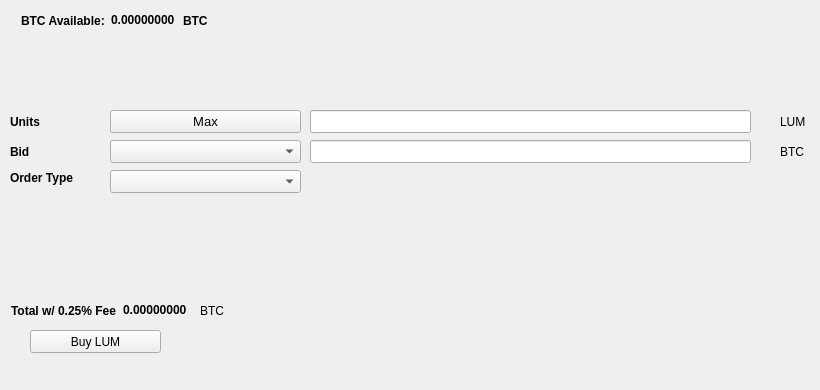
   <widget class="QWidget" name="BuyTab">
    <attribute name="title">
     <string>Buy</string>
    </attribute>
    <widget class="QPushButton" name="BuyLUM">
     <property name="geometry">
      <rect>
       <x>30</x>
       <y>330</y>
       <width>131</width>
       <height>23</height>
      </rect>
     </property>
     <property name="text">
      <string>Buy LUM</string>
     </property>
     <property name="icon">
      <iconset resource="../prism.qrc">
       <normaloff>:/icons/bitcoin</normaloff>:/icons/bitcoin</iconset>
     </property>
    </widget>
    <widget class="QLabel" name="label_3">
     <property name="geometry">
      <rect>
       <x>10</x>
       <y>110</y>
       <width>46</width>
       <height>23</height>
      </rect>
     </property>
     <property name="font">
      <font>
       <weight>75</weight>
       <bold>true</bold>
      </font>
     </property>
     <property name="text">
      <string>Units</string>
     </property>
    </widget>
    <widget class="QLineEdit" name="UnitsInput">
     <property name="geometry">
      <rect>
       <x>310</x>
       <y>110</y>
       <width>441</width>
       <height>23</height>
      </rect>
     </property>
     <property name="font">
      <font>
       <pointsize>9</pointsize>
       <weight>75</weight>
       <bold>true</bold>
      </font>
     </property>
    </widget>
    <widget class="QLineEdit" name="BuyBidPriceEdit">
     <property name="geometry">
      <rect>
       <x>310</x>
       <y>140</y>
       <width>441</width>
       <height>23</height>
      </rect>
     </property>
     <property name="font">
      <font>
       <pointsize>9</pointsize>
       <weight>75</weight>
       <bold>true</bold>
      </font>
     </property>
    </widget>
    <widget class="QLabel" name="label_4">
     <property name="geometry">
      <rect>
       <x>780</x>
       <y>110</y>
       <width>31</width>
       <height>23</height>
      </rect>
     </property>
     <property name="text">
      <string>LUM</string>
     </property>
    </widget>
    <widget class="QLabel" name="label_5">
     <property name="geometry">
      <rect>
       <x>780</x>
       <y>140</y>
       <width>31</width>
       <height>23</height>
      </rect>
     </property>
     <property name="text">
      <string>BTC</string>
     </property>
    </widget>
    <widget class="QLabel" name="label_6">
     <property name="geometry">
      <rect>
       <x>10</x>
       <y>140</y>
       <width>46</width>
       <height>23</height>
      </rect>
     </property>
     <property name="font">
      <font>
       <weight>75</weight>
       <bold>true</bold>
      </font>
     </property>
     <property name="text">
      <string>Bid</string>
     </property>
    </widget>
    <widget class="QLabel" name="label_7">
     <property name="geometry">
      <rect>
       <x>10</x>
       <y>170</y>
       <width>91</width>
       <height>16</height>
      </rect>
     </property>
     <property name="font">
      <font>
       <weight>75</weight>
       <bold>true</bold>
      </font>
     </property>
     <property name="text">
      <string>Order Type</string>
     </property>
    </widget>
    <widget class="QPushButton" name="Buy_Max_Amount">
     <property name="geometry">
      <rect>
       <x>110</x>
       <y>110</y>
       <width>191</width>
       <height>23</height>
      </rect>
     </property>
     <property name="font">
      <font>
       <pointsize>10</pointsize>
      </font>
     </property>
     <property name="text">
      <string>Max</string>
     </property>
    </widget>
    <widget class="QComboBox" name="BuyBidcomboBox">
     <property name="geometry">
      <rect>
       <x>110</x>
       <y>140</y>
       <width>191</width>
       <height>23</height>
      </rect>
     </property>
     <property name="font">
      <font>
       <pointsize>10</pointsize>
      </font>
     </property>
    </widget>
    <widget class="QComboBox" name="buyOrdertypeCombo">
     <property name="geometry">
      <rect>
       <x>110</x>
       <y>170</y>
       <width>191</width>
       <height>23</height>
      </rect>
     </property>
     <property name="font">
      <font>
       <pointsize>10</pointsize>
      </font>
     </property>
    </widget>
    <widget class="QWidget" name="layoutWidget1">
     <property name="geometry">
      <rect>
       <x>21</x>
       <y>11</y>
       <width>227</width>
       <height>19</height>
      </rect>
     </property>
     <layout class="QHBoxLayout" name="horizontalLayout_3">
      <item>
       <widget class="QLabel" name="label232">
        <property name="font">
         <font>
          <weight>75</weight>
          <bold>true</bold>
         </font>
        </property>
        <property name="text">
         <string>BTC Available:</string>
        </property>
       </widget>
      </item>
      <item>
       <widget class="QLabel" name="BtcAvailableLbl">
        <property name="palette">
         <palette>
          <active>
           <colorrole role="WindowText">
            <brush brushstyle="SolidPattern">
             <color alpha="255">
              <red>0</red>
              <green>0</green>
              <blue>0</blue>
             </color>
            </brush>
           </colorrole>
           <colorrole role="Button">
            <brush brushstyle="SolidPattern">
             <color alpha="255">
              <red>0</red>
              <green>170</green>
              <blue>0</blue>
             </color>
            </brush>
           </colorrole>
           <colorrole role="Light">
            <brush brushstyle="SolidPattern">
             <color alpha="255">
              <red>0</red>
              <green>255</green>
              <blue>0</blue>
             </color>
            </brush>
           </colorrole>
           <colorrole role="Midlight">
            <brush brushstyle="SolidPattern">
             <color alpha="255">
              <red>0</red>
              <green>212</green>
              <blue>0</blue>
             </color>
            </brush>
           </colorrole>
           <colorrole role="Dark">
            <brush brushstyle="SolidPattern">
             <color alpha="255">
              <red>0</red>
              <green>85</green>
              <blue>0</blue>
             </color>
            </brush>
           </colorrole>
           <colorrole role="Mid">
            <brush brushstyle="SolidPattern">
             <color alpha="255">
              <red>0</red>
              <green>113</green>
              <blue>0</blue>
             </color>
            </brush>
           </colorrole>
           <colorrole role="Text">
            <brush brushstyle="SolidPattern">
             <color alpha="255">
              <red>0</red>
              <green>170</green>
              <blue>0</blue>
             </color>
            </brush>
           </colorrole>
           <colorrole role="BrightText">
            <brush brushstyle="SolidPattern">
             <color alpha="255">
              <red>255</red>
              <green>255</green>
              <blue>255</blue>
             </color>
            </brush>
           </colorrole>
           <colorrole role="ButtonText">
            <brush brushstyle="SolidPattern">
             <color alpha="255">
              <red>0</red>
              <green>0</green>
              <blue>0</blue>
             </color>
            </brush>
           </colorrole>
           <colorrole role="Base">
            <brush brushstyle="SolidPattern">
             <color alpha="255">
              <red>255</red>
              <green>255</green>
              <blue>255</blue>
             </color>
            </brush>
           </colorrole>
           <colorrole role="Window">
            <brush brushstyle="SolidPattern">
             <color alpha="255">
              <red>0</red>
              <green>170</green>
              <blue>0</blue>
             </color>
            </brush>
           </colorrole>
           <colorrole role="Shadow">
            <brush brushstyle="SolidPattern">
             <color alpha="255">
              <red>0</red>
              <green>0</green>
              <blue>0</blue>
             </color>
            </brush>
           </colorrole>
           <colorrole role="AlternateBase">
            <brush brushstyle="SolidPattern">
             <color alpha="255">
              <red>127</red>
              <green>212</green>
              <blue>127</blue>
             </color>
            </brush>
           </colorrole>
           <colorrole role="ToolTipBase">
            <brush brushstyle="SolidPattern">
             <color alpha="255">
              <red>255</red>
              <green>255</green>
              <blue>220</blue>
             </color>
            </brush>
           </colorrole>
           <colorrole role="ToolTipText">
            <brush brushstyle="SolidPattern">
             <color alpha="255">
              <red>0</red>
              <green>0</green>
              <blue>0</blue>
             </color>
            </brush>
           </colorrole>
          </active>
          <inactive>
           <colorrole role="WindowText">
            <brush brushstyle="SolidPattern">
             <color alpha="255">
              <red>0</red>
              <green>0</green>
              <blue>0</blue>
             </color>
            </brush>
           </colorrole>
           <colorrole role="Button">
            <brush brushstyle="SolidPattern">
             <color alpha="255">
              <red>0</red>
              <green>170</green>
              <blue>0</blue>
             </color>
            </brush>
           </colorrole>
           <colorrole role="Light">
            <brush brushstyle="SolidPattern">
             <color alpha="255">
              <red>0</red>
              <green>255</green>
              <blue>0</blue>
             </color>
            </brush>
           </colorrole>
           <colorrole role="Midlight">
            <brush brushstyle="SolidPattern">
             <color alpha="255">
              <red>0</red>
              <green>212</green>
              <blue>0</blue>
             </color>
            </brush>
           </colorrole>
           <colorrole role="Dark">
            <brush brushstyle="SolidPattern">
             <color alpha="255">
              <red>0</red>
              <green>85</green>
              <blue>0</blue>
             </color>
            </brush>
           </colorrole>
           <colorrole role="Mid">
            <brush brushstyle="SolidPattern">
             <color alpha="255">
              <red>0</red>
              <green>113</green>
              <blue>0</blue>
             </color>
            </brush>
           </colorrole>
           <colorrole role="Text">
            <brush brushstyle="SolidPattern">
             <color alpha="255">
              <red>0</red>
              <green>170</green>
              <blue>0</blue>
             </color>
            </brush>
           </colorrole>
           <colorrole role="BrightText">
            <brush brushstyle="SolidPattern">
             <color alpha="255">
              <red>255</red>
              <green>255</green>
              <blue>255</blue>
             </color>
            </brush>
           </colorrole>
           <colorrole role="ButtonText">
            <brush brushstyle="SolidPattern">
             <color alpha="255">
              <red>0</red>
              <green>0</green>
              <blue>0</blue>
             </color>
            </brush>
           </colorrole>
           <colorrole role="Base">
            <brush brushstyle="SolidPattern">
             <color alpha="255">
              <red>255</red>
              <green>255</green>
              <blue>255</blue>
             </color>
            </brush>
           </colorrole>
           <colorrole role="Window">
            <brush brushstyle="SolidPattern">
             <color alpha="255">
              <red>0</red>
              <green>170</green>
              <blue>0</blue>
             </color>
            </brush>
           </colorrole>
           <colorrole role="Shadow">
            <brush brushstyle="SolidPattern">
             <color alpha="255">
              <red>0</red>
              <green>0</green>
              <blue>0</blue>
             </color>
            </brush>
           </colorrole>
           <colorrole role="AlternateBase">
            <brush brushstyle="SolidPattern">
             <color alpha="255">
              <red>127</red>
              <green>212</green>
              <blue>127</blue>
             </color>
            </brush>
           </colorrole>
           <colorrole role="ToolTipBase">
            <brush brushstyle="SolidPattern">
             <color alpha="255">
              <red>255</red>
              <green>255</green>
              <blue>220</blue>
             </color>
            </brush>
           </colorrole>
           <colorrole role="ToolTipText">
            <brush brushstyle="SolidPattern">
             <color alpha="255">
              <red>0</red>
              <green>0</green>
              <blue>0</blue>
             </color>
            </brush>
           </colorrole>
          </inactive>
          <disabled>
           <colorrole role="WindowText">
            <brush brushstyle="SolidPattern">
             <color alpha="255">
              <red>0</red>
              <green>85</green>
              <blue>0</blue>
             </color>
            </brush>
           </colorrole>
           <colorrole role="Button">
            <brush brushstyle="SolidPattern">
             <color alpha="255">
              <red>0</red>
              <green>170</green>
              <blue>0</blue>
             </color>
            </brush>
           </colorrole>
           <colorrole role="Light">
            <brush brushstyle="SolidPattern">
             <color alpha="255">
              <red>0</red>
              <green>255</green>
              <blue>0</blue>
             </color>
            </brush>
           </colorrole>
           <colorrole role="Midlight">
            <brush brushstyle="SolidPattern">
             <color alpha="255">
              <red>0</red>
              <green>212</green>
              <blue>0</blue>
             </color>
            </brush>
           </colorrole>
           <colorrole role="Dark">
            <brush brushstyle="SolidPattern">
             <color alpha="255">
              <red>0</red>
              <green>85</green>
              <blue>0</blue>
             </color>
            </brush>
           </colorrole>
           <colorrole role="Mid">
            <brush brushstyle="SolidPattern">
             <color alpha="255">
              <red>0</red>
              <green>113</green>
              <blue>0</blue>
             </color>
            </brush>
           </colorrole>
           <colorrole role="Text">
            <brush brushstyle="SolidPattern">
             <color alpha="255">
              <red>0</red>
              <green>85</green>
              <blue>0</blue>
             </color>
            </brush>
           </colorrole>
           <colorrole role="BrightText">
            <brush brushstyle="SolidPattern">
             <color alpha="255">
              <red>255</red>
              <green>255</green>
              <blue>255</blue>
             </color>
            </brush>
           </colorrole>
           <colorrole role="ButtonText">
            <brush brushstyle="SolidPattern">
             <color alpha="255">
              <red>0</red>
              <green>85</green>
              <blue>0</blue>
             </color>
            </brush>
           </colorrole>
           <colorrole role="Base">
            <brush brushstyle="SolidPattern">
             <color alpha="255">
              <red>0</red>
              <green>170</green>
              <blue>0</blue>
             </color>
            </brush>
           </colorrole>
           <colorrole role="Window">
            <brush brushstyle="SolidPattern">
             <color alpha="255">
              <red>0</red>
              <green>170</green>
              <blue>0</blue>
             </color>
            </brush>
           </colorrole>
           <colorrole role="Shadow">
            <brush brushstyle="SolidPattern">
             <color alpha="255">
              <red>0</red>
              <green>0</green>
              <blue>0</blue>
             </color>
            </brush>
           </colorrole>
           <colorrole role="AlternateBase">
            <brush brushstyle="SolidPattern">
             <color alpha="255">
              <red>0</red>
              <green>170</green>
              <blue>0</blue>
             </color>
            </brush>
           </colorrole>
           <colorrole role="ToolTipBase">
            <brush brushstyle="SolidPattern">
             <color alpha="255">
              <red>255</red>
              <green>255</green>
              <blue>220</blue>
             </color>
            </brush>
           </colorrole>
           <colorrole role="ToolTipText">
            <brush brushstyle="SolidPattern">
             <color alpha="255">
              <red>0</red>
              <green>0</green>
              <blue>0</blue>
             </color>
            </brush>
           </colorrole>
          </disabled>
         </palette>
        </property>
        <property name="font">
         <font>
          <weight>75</weight>
          <bold>true</bold>
         </font>
        </property>
        <property name="text">
         <string>0.00000000</string>
        </property>
        <property name="textInteractionFlags">
         <set>Qt::LinksAccessibleByMouse|Qt::TextSelectableByKeyboard|Qt::TextSelectableByMouse</set>
        </property>
       </widget>
      </item>
      <item>
       <widget class="QLabel" name="BtcAvailableLbl_2">
        <property name="font">
         <font>
          <weight>75</weight>
          <bold>true</bold>
         </font>
        </property>
        <property name="text">
         <string>BTC</string>
        </property>
       </widget>
      </item>
     </layout>
    </widget>
    <widget class="QWidget" name="layoutWidge2">
     <property name="geometry">
      <rect>
       <x>11</x>
       <y>301</y>
       <width>259</width>
       <height>19</height>
      </rect>
     </property>
     <layout class="QHBoxLayout" name="horizontalLayout_4">
      <item>
       <widget class="QLabel" name="label_9">
        <property name="font">
         <font>
          <weight>75</weight>
          <bold>true</bold>
         </font>
        </property>
        <property name="text">
         <string>Total w/ 0.25% Fee</string>
        </property>
       </widget>
      </item>
      <item>
       <widget class="QLabel" name="BuyCostLabel">
        <property name="palette">
         <palette>
          <active>
           <colorrole role="WindowText">
            <brush brushstyle="SolidPattern">
             <color alpha="255">
              <red>0</red>
              <green>0</green>
              <blue>0</blue>
             </color>
            </brush>
           </colorrole>
           <colorrole role="Button">
            <brush brushstyle="SolidPattern">
             <color alpha="255">
              <red>0</red>
              <green>170</green>
              <blue>0</blue>
             </color>
            </brush>
           </colorrole>
           <colorrole role="Light">
            <brush brushstyle="SolidPattern">
             <color alpha="255">
              <red>0</red>
              <green>255</green>
              <blue>0</blue>
             </color>
            </brush>
           </colorrole>
           <colorrole role="Midlight">
            <brush brushstyle="SolidPattern">
             <color alpha="255">
              <red>0</red>
              <green>212</green>
              <blue>0</blue>
             </color>
            </brush>
           </colorrole>
           <colorrole role="Dark">
            <brush brushstyle="SolidPattern">
             <color alpha="255">
              <red>0</red>
              <green>85</green>
              <blue>0</blue>
             </color>
            </brush>
           </colorrole>
           <colorrole role="Mid">
            <brush brushstyle="SolidPattern">
             <color alpha="255">
              <red>0</red>
              <green>113</green>
              <blue>0</blue>
             </color>
            </brush>
           </colorrole>
           <colorrole role="Text">
            <brush brushstyle="SolidPattern">
             <color alpha="255">
              <red>0</red>
              <green>170</green>
              <blue>0</blue>
             </color>
            </brush>
           </colorrole>
           <colorrole role="BrightText">
            <brush brushstyle="SolidPattern">
             <color alpha="255">
              <red>255</red>
              <green>255</green>
              <blue>255</blue>
             </color>
            </brush>
           </colorrole>
           <colorrole role="ButtonText">
            <brush brushstyle="SolidPattern">
             <color alpha="255">
              <red>0</red>
              <green>0</green>
              <blue>0</blue>
             </color>
            </brush>
           </colorrole>
           <colorrole role="Base">
            <brush brushstyle="SolidPattern">
             <color alpha="255">
              <red>255</red>
              <green>255</green>
              <blue>255</blue>
             </color>
            </brush>
           </colorrole>
           <colorrole role="Window">
            <brush brushstyle="SolidPattern">
             <color alpha="255">
              <red>0</red>
              <green>170</green>
              <blue>0</blue>
             </color>
            </brush>
           </colorrole>
           <colorrole role="Shadow">
            <brush brushstyle="SolidPattern">
             <color alpha="255">
              <red>0</red>
              <green>0</green>
              <blue>0</blue>
             </color>
            </brush>
           </colorrole>
           <colorrole role="AlternateBase">
            <brush brushstyle="SolidPattern">
             <color alpha="255">
              <red>127</red>
              <green>212</green>
              <blue>127</blue>
             </color>
            </brush>
           </colorrole>
           <colorrole role="ToolTipBase">
            <brush brushstyle="SolidPattern">
             <color alpha="255">
              <red>255</red>
              <green>255</green>
              <blue>220</blue>
             </color>
            </brush>
           </colorrole>
           <colorrole role="ToolTipText">
            <brush brushstyle="SolidPattern">
             <color alpha="255">
              <red>0</red>
              <green>0</green>
              <blue>0</blue>
             </color>
            </brush>
           </colorrole>
          </active>
          <inactive>
           <colorrole role="WindowText">
            <brush brushstyle="SolidPattern">
             <color alpha="255">
              <red>0</red>
              <green>0</green>
              <blue>0</blue>
             </color>
            </brush>
           </colorrole>
           <colorrole role="Button">
            <brush brushstyle="SolidPattern">
             <color alpha="255">
              <red>0</red>
              <green>170</green>
              <blue>0</blue>
             </color>
            </brush>
           </colorrole>
           <colorrole role="Light">
            <brush brushstyle="SolidPattern">
             <color alpha="255">
              <red>0</red>
              <green>255</green>
              <blue>0</blue>
             </color>
            </brush>
           </colorrole>
           <colorrole role="Midlight">
            <brush brushstyle="SolidPattern">
             <color alpha="255">
              <red>0</red>
              <green>212</green>
              <blue>0</blue>
             </color>
            </brush>
           </colorrole>
           <colorrole role="Dark">
            <brush brushstyle="SolidPattern">
             <color alpha="255">
              <red>0</red>
              <green>85</green>
              <blue>0</blue>
             </color>
            </brush>
           </colorrole>
           <colorrole role="Mid">
            <brush brushstyle="SolidPattern">
             <color alpha="255">
              <red>0</red>
              <green>113</green>
              <blue>0</blue>
             </color>
            </brush>
           </colorrole>
           <colorrole role="Text">
            <brush brushstyle="SolidPattern">
             <color alpha="255">
              <red>0</red>
              <green>170</green>
              <blue>0</blue>
             </color>
            </brush>
           </colorrole>
           <colorrole role="BrightText">
            <brush brushstyle="SolidPattern">
             <color alpha="255">
              <red>255</red>
              <green>255</green>
              <blue>255</blue>
             </color>
            </brush>
           </colorrole>
           <colorrole role="ButtonText">
            <brush brushstyle="SolidPattern">
             <color alpha="255">
              <red>0</red>
              <green>0</green>
              <blue>0</blue>
             </color>
            </brush>
           </colorrole>
           <colorrole role="Base">
            <brush brushstyle="SolidPattern">
             <color alpha="255">
              <red>255</red>
              <green>255</green>
              <blue>255</blue>
             </color>
            </brush>
           </colorrole>
           <colorrole role="Window">
            <brush brushstyle="SolidPattern">
             <color alpha="255">
              <red>0</red>
              <green>170</green>
              <blue>0</blue>
             </color>
            </brush>
           </colorrole>
           <colorrole role="Shadow">
            <brush brushstyle="SolidPattern">
             <color alpha="255">
              <red>0</red>
              <green>0</green>
              <blue>0</blue>
             </color>
            </brush>
           </colorrole>
           <colorrole role="AlternateBase">
            <brush brushstyle="SolidPattern">
             <color alpha="255">
              <red>127</red>
              <green>212</green>
              <blue>127</blue>
             </color>
            </brush>
           </colorrole>
           <colorrole role="ToolTipBase">
            <brush brushstyle="SolidPattern">
             <color alpha="255">
              <red>255</red>
              <green>255</green>
              <blue>220</blue>
             </color>
            </brush>
           </colorrole>
           <colorrole role="ToolTipText">
            <brush brushstyle="SolidPattern">
             <color alpha="255">
              <red>0</red>
              <green>0</green>
              <blue>0</blue>
             </color>
            </brush>
           </colorrole>
          </inactive>
          <disabled>
           <colorrole role="WindowText">
            <brush brushstyle="SolidPattern">
             <color alpha="255">
              <red>0</red>
              <green>85</green>
              <blue>0</blue>
             </color>
            </brush>
           </colorrole>
           <colorrole role="Button">
            <brush brushstyle="SolidPattern">
             <color alpha="255">
              <red>0</red>
              <green>170</green>
              <blue>0</blue>
             </color>
            </brush>
           </colorrole>
           <colorrole role="Light">
            <brush brushstyle="SolidPattern">
             <color alpha="255">
              <red>0</red>
              <green>255</green>
              <blue>0</blue>
             </color>
            </brush>
           </colorrole>
           <colorrole role="Midlight">
            <brush brushstyle="SolidPattern">
             <color alpha="255">
              <red>0</red>
              <green>212</green>
              <blue>0</blue>
             </color>
            </brush>
           </colorrole>
           <colorrole role="Dark">
            <brush brushstyle="SolidPattern">
             <color alpha="255">
              <red>0</red>
              <green>85</green>
              <blue>0</blue>
             </color>
            </brush>
           </colorrole>
           <colorrole role="Mid">
            <brush brushstyle="SolidPattern">
             <color alpha="255">
              <red>0</red>
              <green>113</green>
              <blue>0</blue>
             </color>
            </brush>
           </colorrole>
           <colorrole role="Text">
            <brush brushstyle="SolidPattern">
             <color alpha="255">
              <red>0</red>
              <green>85</green>
              <blue>0</blue>
             </color>
            </brush>
           </colorrole>
           <colorrole role="BrightText">
            <brush brushstyle="SolidPattern">
             <color alpha="255">
              <red>255</red>
              <green>255</green>
              <blue>255</blue>
             </color>
            </brush>
           </colorrole>
           <colorrole role="ButtonText">
            <brush brushstyle="SolidPattern">
             <color alpha="255">
              <red>0</red>
              <green>85</green>
              <blue>0</blue>
             </color>
            </brush>
           </colorrole>
           <colorrole role="Base">
            <brush brushstyle="SolidPattern">
             <color alpha="255">
              <red>0</red>
              <green>170</green>
              <blue>0</blue>
             </color>
            </brush>
           </colorrole>
           <colorrole role="Window">
            <brush brushstyle="SolidPattern">
             <color alpha="255">
              <red>0</red>
              <green>170</green>
              <blue>0</blue>
             </color>
            </brush>
           </colorrole>
           <colorrole role="Shadow">
            <brush brushstyle="SolidPattern">
             <color alpha="255">
              <red>0</red>
              <green>0</green>
              <blue>0</blue>
             </color>
            </brush>
           </colorrole>
           <colorrole role="AlternateBase">
            <brush brushstyle="SolidPattern">
             <color alpha="255">
              <red>0</red>
              <green>170</green>
              <blue>0</blue>
             </color>
            </brush>
           </colorrole>
           <colorrole role="ToolTipBase">
            <brush brushstyle="SolidPattern">
             <color alpha="255">
              <red>255</red>
              <green>255</green>
              <blue>220</blue>
             </color>
            </brush>
           </colorrole>
           <colorrole role="ToolTipText">
            <brush brushstyle="SolidPattern">
             <color alpha="255">
              <red>0</red>
              <green>0</green>
              <blue>0</blue>
             </color>
            </brush>
           </colorrole>
          </disabled>
         </palette>
        </property>
        <property name="font">
         <font>
          <weight>75</weight>
          <bold>true</bold>
         </font>
        </property>
        <property name="autoFillBackground">
         <bool>false</bool>
        </property>
        <property name="text">
         <string>0.00000000</string>
        </property>
        <property name="textInteractionFlags">
         <set>Qt::LinksAccessibleByMouse|Qt::TextSelectableByMouse</set>
        </property>
       </widget>
      </item>
      <item>
       <widget class="QLabel" name="label_10">
        <property name="font">
         <font>
          <weight>50</weight>
          <bold>false</bold>
         </font>
        </property>
        <property name="text">
         <string>BTC</string>
        </property>
       </widget>
      </item>
     </layout>
    </widget>
    <widget class="QLabel" name="label_24">
     <property name="geometry">
      <rect>
       <x>460</x>
       <y>300</y>
       <width>281</width>
       <height>81</height>
      </rect>
     </property>
     <property name="text">
      <string/>
     </property>
     <property name="pixmap">
      <pixmap>:/images/bittrex</pixmap>
     </property>
    </widget>
   </widget>
